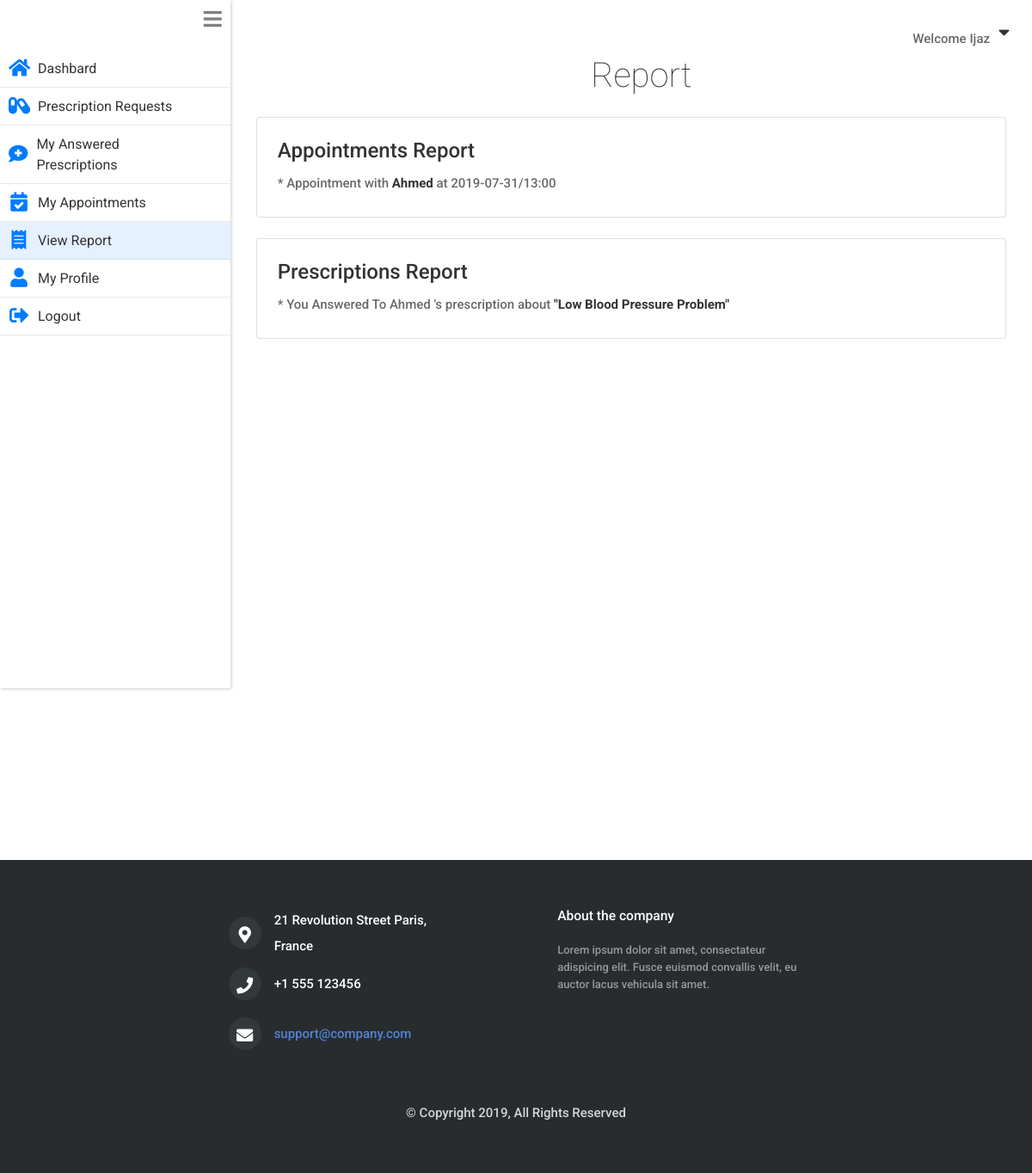
The page /doctor/report.php (signed in) on the database its author committed.
### tables this page shows
CREATE TABLE `doctors` (
  `id` int(11) NOT NULL,
  `username` varchar(255) NOT NULL,
  `name` varchar(255) NOT NULL,
  `email` varchar(255) NOT NULL,
  `gender` varchar(6) NOT NULL,
  `hashedPassword` varchar(255) NOT NULL,
  `phone` varchar(60) NOT NULL,
  `address` varchar(255) NOT NULL,
  `city` varchar(60) NOT NULL,
  `dob` varchar(255) NOT NULL,
  `about` varchar(255) NOT NULL,
  `specialization` varchar(60) NOT NULL,
  `qualification` varchar(60) NOT NULL,
  `fees` int(11) NOT NULL,
  `created_on` timestamp NOT NULL DEFAULT CURRENT_TIMESTAMP
);

CREATE TABLE `appointments` (
  `id` int(11) NOT NULL,
  `patient_problem` varchar(255) NOT NULL,
  `patient_id` int(11) NOT NULL,
  `doctor_id` int(11) DEFAULT NULL,
  `date` varchar(255) NOT NULL,
  `time` varchar(255) NOT NULL,
  `status` varchar(255) NOT NULL,
  `created_on` timestamp NOT NULL DEFAULT CURRENT_TIMESTAMP
);

CREATE TABLE `patients` (
  `id` int(11) NOT NULL,
  `username` varchar(255) NOT NULL,
  `name` varchar(255) NOT NULL,
  `email` varchar(255) NOT NULL,
  `gender` varchar(6) NOT NULL,
  `hashedPassword` varchar(255) NOT NULL,
  `phone` varchar(255) NOT NULL,
  `address` varchar(255) NOT NULL,
  `city` varchar(255) NOT NULL,
  `dob` varchar(255) NOT NULL,
  `created_on` timestamp NOT NULL DEFAULT CURRENT_TIMESTAMP
);

CREATE TABLE `prescription_table` (
  `prescription_id` int(11) NOT NULL,
  `doctor_id` int(11) NOT NULL,
  `patient_id` int(11) NOT NULL,
  `status` varchar(60) NOT NULL,
  `subject` varchar(255) NOT NULL,
  `bp_low` int(5) NOT NULL,
  `bp_high` int(5) NOT NULL,
  `headache` tinyint(1) NOT NULL DEFAULT '0',
  `dizziness` tinyint(1) NOT NULL DEFAULT '0',
  `visual_changes` varchar(255) NOT NULL,
  `medication` varchar(255) NOT NULL,
  `food_detail` varchar(255) NOT NULL,
  `exercise_detail` varchar(255) NOT NULL,
  `other_info` varchar(255) NOT NULL,
  `created_on` timestamp NOT NULL DEFAULT CURRENT_TIMESTAMP
);

### private/functions.php (called while the page is built, shortened)
<?php
function loggedInDoctorId(){
  return $_SESSION[SessionContract::SESSION_DOCTOR_ID];
}
  function urlFor($script_path) {
      if($script_path[0] != '/') {
        $script_path = "/" . $script_path;
      }
      return WWW_ROOT . $script_path;
  }
  function getStylePath($stylesheet_name) {
      if($stylesheet_name[0] != '/') {
        $stylesheet_name = "/" . $stylesheet_name;
      }
      return STYLES_PATH . $stylesheet_name;
  }
?>

### private/model/doctor.class.php (called while the page is built, shortened)
<?php
class Doctor
{
    private $name;
    static private $db;
    function __construct($args =[]){
            $this->setId($args[DoctorTable::COLUMN_ID] ?? '');
    }
    static public function setDatabase($pdo){
      if($pdo){
        Doctor::$db = $pdo;
      }
      else{
        throw new \Exception("Please pass valid database in doctor ");
      }
    }
    static public function find_doctor_by_id($id){
        $queryString = "SELECT * FROM ".DoctorTable::TABLE_NAME;
        $queryString .= " WHERE ".DoctorTable::COLUMN_ID." = ?";
        $stmt = Doctor::$db->prepare($queryString);
        $stmt->execute([$id]);
        $doctor = $stmt->fetch(PDO::FETCH_ASSOC);
        if($doctor){
          return new Doctor($doctor);
        }
        return false;
    }
    public function setId($id) {
         $this->reviews = Review::find_reviews_by_doctor_id($id);
    }
    public function getName() {
         return $this->name;
    }
    public function setName($name) {
         $this->name = $name;
    }
}
 ?>

### private/model/review.class.php (called while the page is built, shortened)
<?php
class Review
{
    static private $db;
    static public function setDatabase($pdo){
      if($pdo){
        Review::$db = $pdo;
      }
      else{
        throw new \Exception("Please pass valid database in Review1 ");
      }
    }
    static public function find_reviews_by_doctor_id($doctor_id){
        $queryString  = "SELECT * FROM ".ReviewTable::TABLE_NAME." ";
        $queryString .= "WHERE ".ReviewTable::COLUMN_DOCTOR_ID." = ?";
        $stmt = Review::$db->prepare($queryString);
        $stmt->execute([$doctor_id]);
        $reviews  = $stmt->fetchAll(PDO::FETCH_ASSOC);
        if(!empty($reviews)){
          return $reviews;
        }else{
          return false;
        }
      }
}
?>

### private/model/appointment.class.php (called while the page is built, shortened)
<?php
class Appointment
{
    private $date;
    private $time;
    private $patient;
    static private $db;
   static public function setDatabase($pdo){
   if($pdo){
     Appointment::$db = $pdo;
   }
   else{
     throw new \Exception("Please pass valid database in Appointment table ");
   }
 }
   static public function findConfirmedAppointmentsByDoctorId($doctorId){
     $queryString  = "SELECT * FROM ".AppointmentTable::TABLE_NAME." ";
     $queryString .= "WHERE ".AppointmentTable::COLUMN_DOCTOR_ID." = ? AND ";
     $queryString .= AppointmentTable::COLUMN_STATUS." LIKE ?";
     $stmt = Appointment::$db->prepare($queryString);
     $stmt->execute([$doctorId,Appointment::STATUS_CONFIRMED_BY_DOCTOR]);
     $appointments = [];
     while($appointmentAssoc = $stmt->fetch(PDO::FETCH_ASSOC)){
       $appointments[]= new self($appointmentAssoc);
     }
     if(!empty($appointments)){
       return $appointments;
     }else{
       return false;
     }
   }
   public function getPatient(){
     return $this->patient;
   }
  function __construct($args = [])
  {
      $this->setPatient_id($args[AppointmentTable::COLUMN_PATIENT_ID] ?? '');
      $this->setDoctor_id($args[AppointmentTable::COLUMN_DOCTOR_ID] ?? '');
  }
   public function setPatient_id($patient_id) {
        $this->patient = Patient::find_patient_by_id($patient_id);
   }
   public function setDoctor_id($doctor_id) {
        $this->doctor = Doctor::find_doctor_by_id($doctor_id);
   }
   public function getDate() {
    return $this->date ;
   }
   public function setDate($date) {
        $this->date = $date ;
   }
   public function getTime() {
        return $this->time ;
   }
   public function setTime($time) {
        $this->time = $time ;
   }
}
 ?>

### private/model/patient.class.php (called while the page is built, shortened)
<?php
class Patient {
    private $name;
    static private $db;
  static public function setDatabase($pdo){
    if($pdo){
      Patient::$db = $pdo;
    }
    else{
      throw new \Exception("Please pass valid database in Patient ");
    }
  }
  static public function find_patient_by_id($id){
    $queryString  = "SELECT * FROM ".PatientTable::TABLE_NAME." ";
    $queryString .= "WHERE ".PatientTable::COLUMN_ID." = ?";
    $stmt = Patient::$db->prepare($queryString);
    $stmt->execute([$id]);
    $patient = $stmt->fetch(PDO::FETCH_ASSOC);
    if($patient){
      return new Patient($patient);
    }
    else {
      return false;
    }
  }
  public function setName($name='')
  {
    $this->name = $name;
  }
  public function getName()
  {
    return $this->name;
  }
}
?>

### private/model/prescription.class.php (called while the page is built, shortened)
<?php
class Prescription
{
  private $subject;
  private $patient;
  static private $db;
  static public function setDatabase($pdo){
    if($pdo){
      Prescription::$db = $pdo;
    }
    else{
      throw new \Exception("Please pass valid database in Patient ");
    }
  }
  static public function find_prescriptions_by_doctor_id($doctorId){
    $queryString  = "SELECT * FROM ".PrescriptionTable::TABLE_NAME." ";
    $queryString .= "WHERE ".PrescriptionTable::COLUMN_DOCTOR_ID." = ?";
    $stmt = Prescription::$db->prepare($queryString);
    $stmt->execute([$doctorId]);
    $prescriptions = [];
    while($prescriptionAssoc = $stmt->fetch(PDO::FETCH_ASSOC)){
      $prescriptionObj = new self($prescriptionAssoc);
      $prescriptions[] = $prescriptionObj;
    }
    if(!empty($prescriptions)){
      return $prescriptions;
    }else{
      return false;
    }
  }
  public function getPatientName(){
    return $this->patient->getName();
  }
    function __construct($args){
        $this->setDoctorId($args[PrescriptionTable::COLUMN_DOCTOR_ID] ?? '');
        $this->setPatientId($args[PrescriptionTable::COLUMN_PATIENT_ID] ?? '');
    }
    public function setDoctorId($doctorId) {
         $this->doctor = Doctor::find_doctor_by_id($doctorId);
    }
    public function setPatientId($patientId) {
         $this->patient = Patient::find_patient_by_id($patientId);
    }
    public function getSubject() {
         return $this->subject;
    }
    public function setSubject($subject) {
         $this->subject = $subject;
    }
}
?>

### public/doctor/report.php (the view, shortened to what this page needs)
<?php  require_once('../../private/initialize.php');
    $page_title = "View Report";
    require_once(getSharedFilePath('doctor/header.php'));
    $doctor_id = loggedInDoctorId();
    $appointments = Appointment::findConfirmedAppointmentsByDoctorId($doctor_id);
    $prescriptions = Prescription::find_prescriptions_by_doctor_id($doctor_id);
?>
<section  class="main_content">
  <h1>Report</h1>
  <div class="card">
    <h4>Appointments Report</h4>
    <?php
    if(!$appointments){
      echo " <p>You have no any appointments</p> ";
    }else {
      foreach ($appointments  as $appointment) {
        echo "<p>* Appointment with <b>".$appointment->getPatient()->getName()."</b> at ".$appointment->getDate()."/".$appointment->getTime()."   </p>";
      }
    }
    ?>
  </div>
  <div class="card">
    <h4>Prescriptions Report</h4>
    <?php
    if(!$prescriptions){
      echo " <p>You don't asked for any prescription</p> ";
    }else {
      foreach ($prescriptions  as $prescription) {
        $prescriptionReport = "<p>* You Answered To ".$prescription->getPatientName()."'s  prescription  about <b>\"".$prescription->getSubject() ."\" </b> ";
        $prescriptionReport .= "</p>";
        echo $prescriptionReport;
      }
    }
    ?>
  </div>
</section>
<?php     require_once(getSharedFilePath('doctor/footer.php')); ?>

### private/shared/doctor/header.php (shortened to what this page needs)
<?php
  $doctor_id = loggedInDoctorId();
  $doctor = Doctor::find_doctor_by_id($doctor_id);
 ?>
<!DOCTYPE html>
<html lang="en" dir="ltr">
  <head>
    <link rel="stylesheet" href="<?php echo getStylePath("main.css"); ?>">
    <link rel="stylesheet" href="https://stackpath.bootstrapcdn.com/bootstrap/4.3.1/css/bootstrap.min.css">
    <link rel="stylesheet" href="https://use.fontawesome.com/releases/v5.7.0/css/all.css">
  </head>
  <body>
      <div class="welcome_bar">
        <p>Welcome <?php echo $doctor->getName(); ?> </p><i id="welcome_drop_down_btn" class="fas fa-caret-down"></i>
      </div>
    <div class="content">
      <nav class="drawer
      <?php if($page_title=='My Appointments'){echo "drawer_collapse";}; ?>">
         <i id="drawer_icon" class="fas fa-bars"></i>
         <ul>
         <li onclick="location.href='<?php echo urlFor("doctor/index.php"); ?>';"
           class="<?php if($page_title=='Dashboard'){echo "item_selected";}; ?>">
           <i class="drawer_item_icon fas fa-home"></i>
           <a>Dashbard</a>
         </li>
         <li onclick="location.href='<?php echo urlFor("doctor/prescription_requests.php"); ?>';"
           class="<?php if($page_title=='Prescription Requests'){echo "item_selected";}; ?>">
           <i class="drawer_item_icon fas fa-capsules"></i>
           <a>Prescription Requests</a>
         </li>
         <li onclick="location.href='<?php echo urlFor("doctor/doctor_answered_prescriptions.php"); ?>';"
           class="<?php if($page_title=='My Answered Prescriptions'){echo "item_selected";}; ?>">
           <i class="drawer_item_icon fas fa-comment-medical"></i>
           <a>My Answered Prescriptions</a>
         </li>
         <li  onclick="location.href='<?php echo urlFor("doctor/my_appointments.php"); ?>';"
           class="<?php if($page_title=='My Appointments'){echo "item_selected";}; ?>">
           <i class="drawer_item_icon fas fa-calendar-check"></i>
           <a>My Appointments</a>
         </li>
         <li onclick="location.href='<?php echo urlFor("doctor/report.php"); ?>';"
           class="<?php if($page_title=='View Report'){echo "item_selected";}; ?>">
           <i class="drawer_item_icon fas fa-receipt"></i>
           <a>View Report</a>
         </li>
         <li onclick="location.href='<?php echo urlFor("doctor/profile.php"); ?>';"
           class="<?php if($page_title=='Profile'){echo "item_selected";}; ?>">
           <i class="drawer_item_icon fas fa-user"></i>
           <a>My Profile</a>
         </li>
         <li onclick="location.href='<?php echo urlFor("doctor/doLogout.php"); ?>';">
           <i class="drawer_item_icon fas fa-sign-out-alt"></i>
           <a>Logout</a>
         </li>
       </ul>
      </nav>

### private/styles/css/main.css (style rules this page uses)
* { margin: 0; padding: 0; -webkit-font-smoothing: antialiased; -webkit-text-shadow: rgba(0, 0, 0, 0.01) 0 0 1px; text-shadow: rgba(0, 0, 0, 0.01) 0 0 1px; }
body { font-family: 'Roboto', sans-serif; font-size: 15px; font-weight: 500; background: #FFFFFF; color: #696969; }
div { display: block; position: relative; -webkit-box-sizing: border-box; -moz-box-sizing: border-box; box-sizing: border-box; }
ul { list-style: none; margin-bottom: 0px; }
p { font-family: 'Roboto', sans-serif; font-size: 15px; line-height: 2; font-weight: 500; color: #696969; -webkit-font-smoothing: antialiased; -webkit-text-shadow: rgba(0, 0, 0, 0.01) 0 0 1px; text-shadow: rgba(0, 0, 0, 0.01) 0 0 1px; }
p:last-of-type { margin-bottom: 0; }
a { -webkit-transition: all 200ms ease; -moz-transition: all 200ms ease; -ms-transition: all 200ms ease; -o-transition: all 200ms ease; transition: all 200ms ease; }
a, a:hover, a:visited, a:active, a:link { text-decoration: none; }
h1 { font-size: 48px; }
h4 { font-size: 18px; }
h1, h2, h3, h4, h5, h6 { font-family: 'Roboto', sans-serif; -webkit-font-smoothing: antialiased; -webkit-text-shadow: rgba(0, 0, 0, 0.01) 0 0 1px; text-shadow: rgba(0, 0, 0, 0.01) 0 0 1px; }
section { display: block; position: relative; box-sizing: border-box; }
* { margin: 0; padding: 0; font-family: 'Roboto', sans-serif; color: #333333; }
.welcome_bar { display: flex; position: absolute; z-index: 1; top: 0; right: 0; margin: 16px; align-items: center; justify-content: center; }
.welcome_bar p { margin-top: 14px; }
.welcome_bar #welcome_drop_down_btn { font-size: 1.3em; padding: 10px; box-sizing: border-box; fill: #333333; }
.content { display: flex; }
.drawer { position: relative; font-weight: normal; height: 100vh; display: block; box-shadow: 1px 1px 4px rgba(0, 0, 0, 0.2); flex-basis: 350px; }
.drawer #drawer_icon { font-size: 1.5em; color: grey; position: absolute; top: 0; right: 0; padding: 10px; box-sizing: border-box; }
.drawer ul { list-style: none; display: flex; flex-direction: column; padding-top: 58px; }
.drawer li { display: flex; justify-content: flex-start; align-items: center; padding: 10px; padding-right: 48px; box-sizing: border-box; position: relative; }
.drawer li::after { display: inline-block; content: ""; height: 1px; width: 100%; position: absolute; bottom: 0; left: 0; background: rgba(51, 51, 51, 0.1); }
.drawer li a { text-decoration: none; color: #333333; padding-left: 10px; }
.drawer .drawer_item_icon { font-size: 1.4em; text-align: center; width: 24px; height: 24px; color: #007bff; }
.drawer .item_selected { background: rgba(0, 123, 255, 0.1); }
.main_content { width: 100%; padding: 0 30px; margin-bottom: 0px; }
.main_content h1 { font-weight: lighter; text-align: center; margin-left: 24px; margin-top: 64px; }
.card { padding: 24px; margin: 24px 0; }

### rows shown on the page
doctors: name "Ijaz"
appointments: patient.name "Ahmed", date "2019-07-31", time "13:00"
prescription_table: patient.name "Ahmed", subject "Low Blood Pressure Problem"
